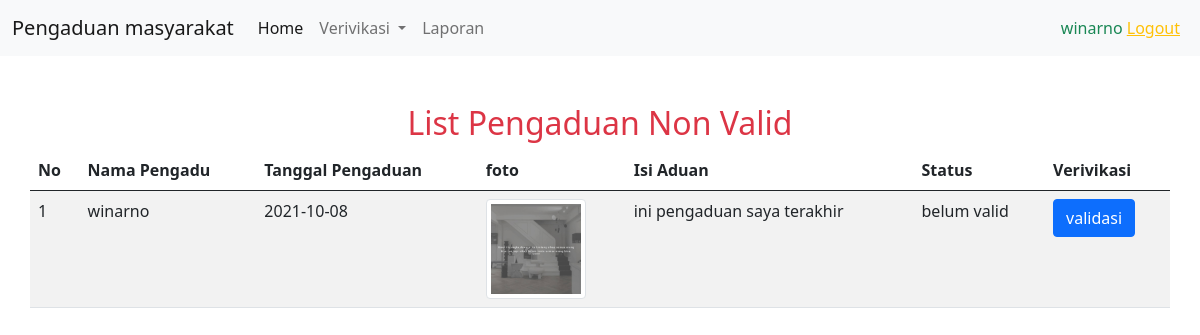
/administrator/verivikasi/verivikasi_non_valid.php (signed in), run on the app's committed database.
### tables this page shows
CREATE TABLE `pengaduan` (
  `id_pengaduan` int(11) NOT NULL,
  `tgl_pengaduan` date DEFAULT NULL,
  `nik` char(16) DEFAULT NULL,
  `isi_laporan` text DEFAULT NULL,
  `foto` varchar(255) DEFAULT NULL,
  `status` enum('0','proses','selesai') DEFAULT NULL
);

CREATE TABLE `masyarakat` (
  `nik` char(16) NOT NULL,
  `nama` varchar(35) DEFAULT NULL,
  `username` varchar(25) DEFAULT NULL,
  `password` varchar(225) DEFAULT NULL,
  `telp` varchar(13) DEFAULT NULL
);

### administrator/verivikasi/verivikasi_non_valid.php (the view, shortened to what this page needs)
<?php
require '../../lib/koneksi.php';
$result = mysqli_query($conn, "SELECT p.id_pengaduan as id_pengaduan ,m.nama as nama, p.tgl_pengaduan as tgl_pengaduan,p.foto as foto,p.isi_laporan as isi_laporan,p.status as status FROM pengaduan p JOIN masyarakat m WHERE p.nik=m.nik AND p.status is NULL");
mysqli_fetch_assoc($result);
?>
<!DOCTYPE html>
<html lang="en">
<head>
    <link rel="stylesheet" href="../../assets/css/bootstrap.css">
</head>
<body>
    <nav class="navbar navbar-expand-lg navbar-light bg-light mb-5">
        <div class="container-fluid">
            <a class="navbar-brand" href="#">Pengaduan masyarakat</a>
            <div class="collapse navbar-collapse" id="navbarSupportedContent">
                <ul class="navbar-nav me-auto mb-2 mb-lg-0">
                    <li class="nav-item">
                        <a class="nav-link active" aria-current="page" href="#">Home</a>
                    </li>
                    <li class="nav-item dropdown">
                        <a class="nav-link dropdown-toggle" href="#" id="navbarDropdown" role="button" data-bs-toggle="dropdown" aria-expanded="false">
                            Verivikasi
                        </a>
                    </li>
                    <li class="nav-item">
                        <a class="nav-link" href="../laporan.php">Laporan</a>
                    </li>
                </ul>
                <div class="justify-content-end mx-2">
                    <div class="text-success"><?= $_SESSION['nama_petugas']; ?>
                        <a href="../../logout.php" class="text-warning">Logout</a>
                    </div>
                </div>
            </div>
    </nav>
    <div class="container">
        <center>
            <h2 class="text-danger">List Pengaduan Non Valid</h2>
        </center>
        <div class="row justify-content-center">
            <table class="table table-striped">
                <thead>
                    <tr>
                        <th>No</th>
                        <th>Nama Pengadu</th>
                        <th>Tanggal Pengaduan</th>
                        <th>foto</th>
                        <th>Isi Aduan</th>
                        <th>Status</th>
                        <th>Verivikasi</th>
                    </tr>
                </thead>
                <tbody>
                    <?php $i = 1;
                    foreach ($result as $res) :
                        if ($res['status'] == null) {
                            $status = "belum valid";
                        } else if ($res['status'] == 0) {
                            $status = 'Valid';
                        } else {
                            $status = 'Status tidak diketahui';
                        }
                    ?>
                        <tr>
                            <td><?= $i++; ?></td>
                            <td><?= $res['nama']; ?></td>
                            <td><?= $res['tgl_pengaduan']; ?></td>
                            <td><img src="../../assets/img/<?= $res['foto']; ?>" width="100px" class="img img-thumbnail" alt=""></td>
                            <td><?= $res['isi_laporan']; ?></td>
                            <td><?= $status; ?></td>
                            <td>
                                <a href="?id=<?= $res['id_pengaduan'] ?>">
                                    <button class="btn btn-primary">validasi</button>
                                </a>
                            </td>
                        </tr>
                    <?php endforeach; ?>
                </tbody>
            </table>
        </div>
    </div>
</body>
</html>

### data on the page
pengaduan: nik.nama "winarno", tgl_pengaduan "2021-10-08", foto (picture), isi_laporan "ini pengaduan saya terakhir", status "belum valid"

### other printed values
$_SESSION['nama_petugas'] "winarno"
